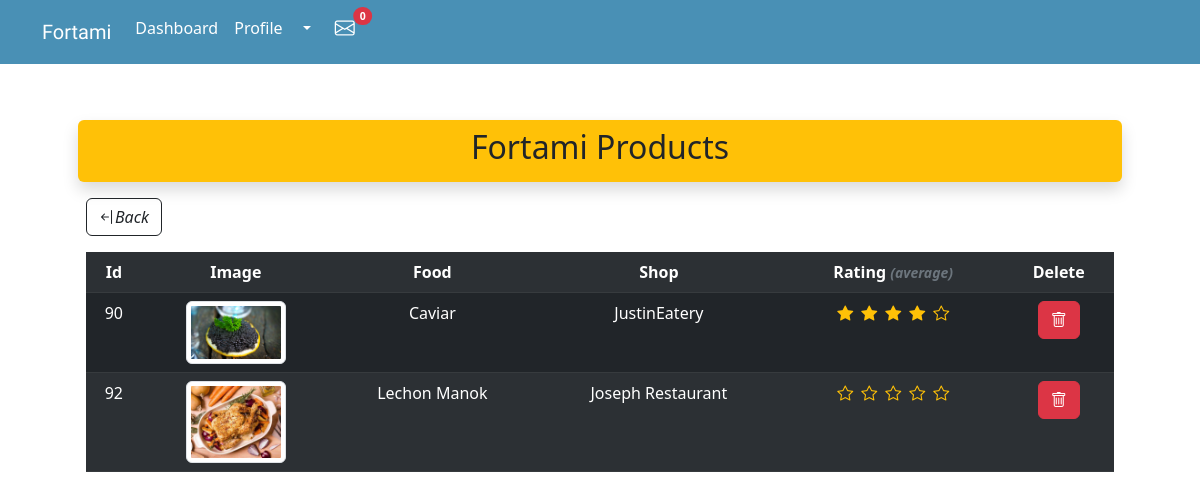
/product-admin.php, run on the app's committed database.
### tables this page shows
CREATE TABLE `food_product` (
  `food_id` int(20) NOT NULL,
  `user_id` int(20) NOT NULL,
  `category_id` int(20) NOT NULL,
  `food_pic` varchar(255) NOT NULL,
  `food_name` varchar(50) NOT NULL,
  `food_description` varchar(100) NOT NULL,
  `preparation` varchar(50) NOT NULL,
  `food_creation` datetime DEFAULT NULL,
  `food_discountedPrice` varchar(50) DEFAULT NULL,
  `food_origPrice` varchar(50) NOT NULL
);

CREATE TABLE `user` (
  `user_id` int(20) NOT NULL,
  `user_type` varchar(6) NOT NULL,
  `profile_pic` varchar(50) NOT NULL,
  `user_fName` varchar(50) NOT NULL,
  `user_lName` varchar(50) NOT NULL,
  `user_email` varchar(50) NOT NULL,
  `user_userName` varchar(50) NOT NULL,
  `user_password` varchar(255) NOT NULL,
  `tagline` varchar(100) DEFAULT NULL
);

### backend.php (called while the page is built, shortened)
<?php
    class Database{
      public $host = 'localhost';
      public $user = 'root';
      public $pass = '';
      public $db = 'fortami';
      public $conn;
      function __construct(){
        $this->conn = new mysqli($this->host,$this->user,$this->pass,$this->db);
      }
      function getConnection(){
        return $this->conn;
      }
    }
    class Backend extends Address{
      public $con;
      function __construct(){
        $database = new Database;
        $this->con = $database->getConnection();
      }
      function getproduct(){
        $query = "SELECT * FROM food_product JOIN user ON food_product.user_id = user.user_id";
        $result = $this->con->query($query);
        if ($result) {
            return $result;
        }
        else {
          echo "No item found!";
        }
      }
    }
    class Rating {
      public $con;
      function __construct(){
        $db = new Database;
        $this->con = $db->getConnection();
      }
      function avgRating($food_id){
        $query = "SELECT AVG(rating) AS rate FROM rating JOIN food_order ON rating.order_id = food_order.order_id
                  WHERE food_order.food_id = $food_id";
        $result = $this->con->query($query);
        if ($result) {
          return $result;
        }
      }
    }
?>

### product-admin.php (the view, shortened to what this page needs)
<?php
    include 'backend.php';
    include 'admin-header.php';
    $backend = new Backend;
    $result = $backend->getproduct();
    $rating = new Rating;
?>
<!DOCTYPE html>
<html lang="en">
<head>
</head>
<body>
    <div class="container p-5">
        <div class="row g-3 p-2">
            <div class="col-12 bg-warning rounded shadow p-2">
                <h2 class="text-center">Fortami Products</h2>
            </div>
            <div class="col-3">
                <a href="admin.php" class="btn btn-outline-dark"><i class="bi bi-arrow-bar-left">Back</i></a>
            </div>
            <div class="col-12">
                <table class="table table-dark table-striped text-center">
                    <tr>
                        <th>Id</th>
                        <th>Image</th>
                        <th>Food</th>
                        <th>Shop</th>
                        <th>Rating <small class="text-secondary"><i>(average)</i></small></th>
                        <th>Delete</th>
                    </tr>
                        <?php
                            if (!is_null($result)) {
                            foreach ($result as $row) {
                        ?>
                    <tr>
                        <td><?=$row['food_id']?></td>
                        <td><img src="./src/uploads/food_picture/<?=$row['food_pic']?>" class="img-thumbnail" alt="food" style="max-width:100px"></td>
                        <td><?=$row['food_name']?></td>
                        <td><?=$row['user_userName']?></td>
                        <td>
                            <?php
                                $average = $rating->avgRating($row['food_id']);
                                $avg = mysqli_fetch_assoc($average);
                                $rate = $avg['rate'];
                                $unfilled = 5 - $rate;
                                for ($i=0; $i < $rate; $i++) {
                                    $star = "<i class='bi bi-star-fill p-1 text-warning'></i>";
                                    echo $star;
                                }
                                for ($i=0; $i < $unfilled; $i++) {
                                    $star = "<i class='bi bi-star p-1 text-warning'></i>";
                                    echo $star;
                                }
                            ?>
                        </td>
                        <td>
                            <form action="">
                                <button type="submit" name="delbtn" class="btn btn-danger" value="clicked"><i class="bi bi-trash"></i></button>
                            </form>
                        </td>
                    </tr>
                        <?php
                                }
                            }
                        ?>
                </table>
            </div>
        </div>
    </div>
</body>
</html>

### data on the page
food_product: food_id "90", food_pic (picture), food_name "Caviar", user.user_userName "JustinEatery"
food_product: food_id "92", food_pic (picture), food_name "Lechon Manok", user.user_userName "Joseph Restaurant"
